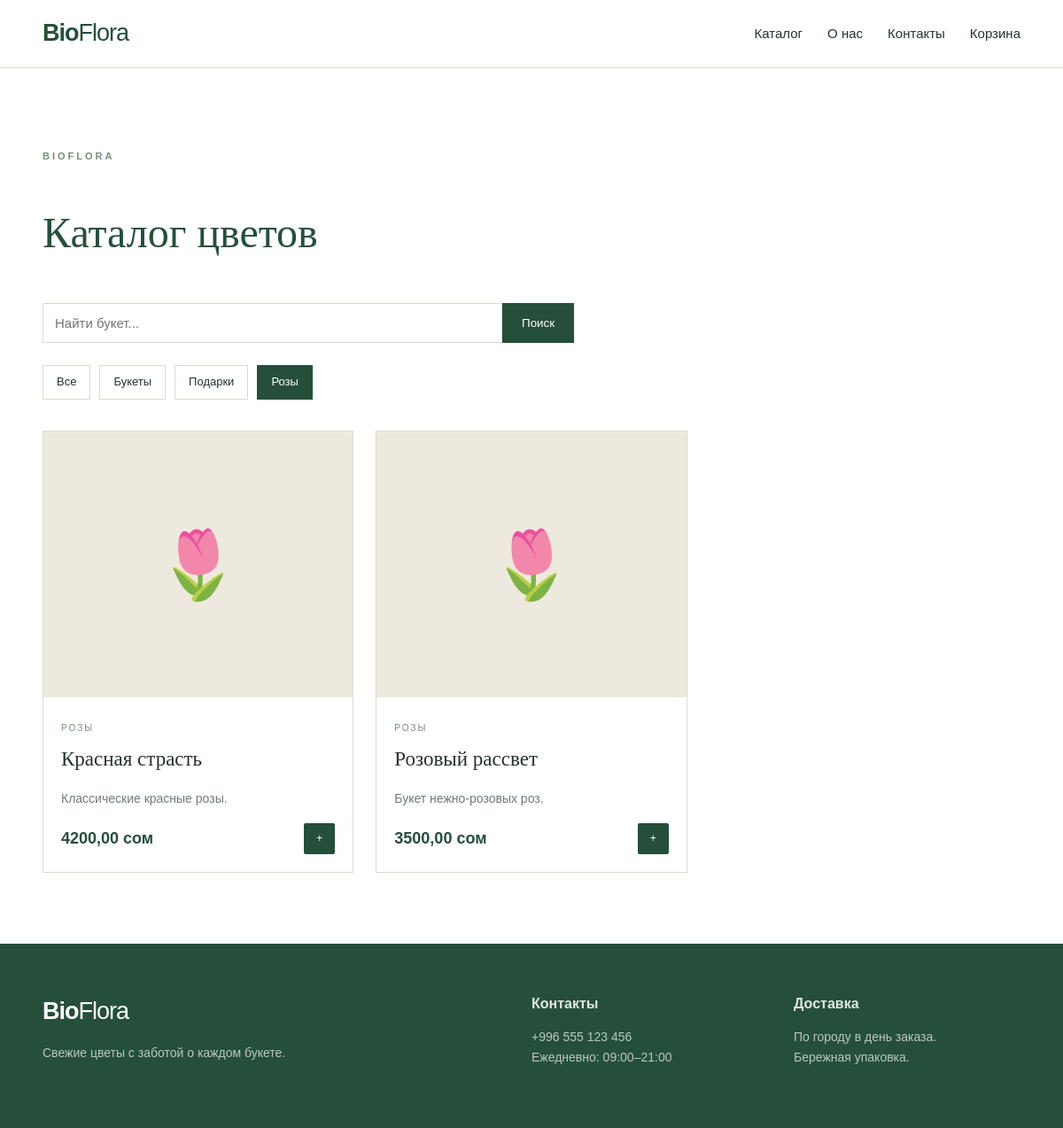
Page /category/розы/ on the committed database.
### shop/models.py (models this page shows, shortened)
class Category(models.Model):
    name = models.CharField("Название", max_length=100, unique=True)
    slug = models.SlugField("URL", max_length=100, unique=True)
    class Meta:
        verbose_name = "Категория"
        verbose_name_plural = "Категории"
        ordering = ["name"]

class Product(models.Model):
    category = models.ForeignKey(
        Category,
        on_delete=models.CASCADE,
        related_name="products",
        verbose_name="Категория"
    )
    name = models.CharField("Название", max_length=200)
    slug = models.SlugField(
        "URL",
        max_length=220,
        unique=True,
        blank=True
    )
    description = models.TextField("Описание")
    price = models.DecimalField(
        "Цена",
        max_digits=10,
        decimal_places=2
    )
    image = models.ImageField(
        "Изображение",
        upload_to="products/",
        blank=True,
        null=True
    )
    is_available = models.BooleanField(
        "В наличии",
        default=True
    )
    created_at = models.DateTimeField(auto_now_add=True)
    class Meta:
        verbose_name = "Товар"
        verbose_name_plural = "Товары"
        ordering = ["-created_at"]
    def get_absolute_url(self):
        return reverse(
            "product_detail",
            args=[self.slug]
        )

### shop/context_processors.py (called while the page is built)
def cart(request):
    data = request.session.get("cart", {})
    count = sum(int(qty) for qty in data.values())
    return {"cart_count": count}

### shop/views.py (called while the page is built)
def catalog(request, slug=None):
    categories = Category.objects.all()
    products = Product.objects.filter(is_available=True).select_related("category")
    current_category = None
    if slug:
        current_category = get_object_or_404(Category, slug=slug)
        products = products.filter(category=current_category)
    query = request.GET.get("q", "").strip()
    if query:
        products = products.filter(Q(name__icontains=query) | Q(description__icontains=query))
    return render(request, "shop/catalog.html", {
        "products": products,
        "categories": categories,
        "current_category": current_category,
        "query": query,
    })

### templates/shop/catalog.html (shortened to what this page needs)
{% extends "base.html" %}
{% block content %}
<section class="section container">
    <div class="catalog-title"><p class="eyebrow">BIOFLORA</p><h1>Каталог цветов</h1></div>
    <form class="search" method="get"><input name="q" value="{{ query }}" placeholder="Найти букет..."><button>Поиск</button></form>
    <div class="categories">
        <a class="{% if not current_category %}active{% endif %}" href="{% url 'catalog' %}">Все</a>
        {% for category in categories %}<a class="{% if current_category == category %}active{% endif %}" href="{% url 'category' category.slug %}">{{ category.name }}</a>{% endfor %}
    </div>
    <div class="products">
    {% for product in products %}
        <article class="card">
            <a href="{{ product.get_absolute_url }}">{% if product.image %}<img src="{{ product.image.url }}" alt="{{ product.name }}">{% else %}<div class="placeholder">🌷</div>{% endif %}</a>
            <div class="card-body"><small>{{ product.category.name }}</small><h3><a href="{{ product.get_absolute_url }}">{{ product.name }}</a></h3><p>{{ product.description|truncatechars:80 }}</p><div class="card-bottom"><strong class="price">{{ product.price }} сом</strong><a class="btn btn-small" href="{% url 'cart_add' product.id %}">+</a></div></div>
        </article>
    {% empty %}<p>Ничего не найдено.</p>{% endfor %}
    </div>
</section>
{% endblock %}

### static/css/style.css (style rules this page uses)
:root { --green: #254f3a; --sage: #718f78; --cream: #f7f4ed; --pink: #e9b6b5; --text: #26332c; --white: #fff; --line: #ddd9cf; }
* { box-sizing: border-box; }
body { margin: 0; font-family: Arial, Helvetica, sans-serif; color: var(--text); background: #fff; line-height: 1.6; }
a { color: inherit; text-decoration: none; }
.container { width: min(1120px, 92%); margin: auto; }
.eyebrow { letter-spacing: 3px; font-size: 11px; font-weight: 700; color: var(--sage); margin-bottom: 12px; }
.btn { display: inline-block; background: var(--green); color: #fff; border: 0; padding: 13px 25px; border-radius: 2px; font-size: 14px; cursor: pointer; }
.btn-small { padding: 8px 14px; font-size: 12px; }
.section { padding: 80px 0; }
.products { display: grid; grid-template-columns: repeat(3, 1fr); gap: 25px; }
.card { border: 1px solid var(--line); background: #fff; }
.card img, .placeholder { display: block; width: 100%; height: 300px; object-fit: cover; }
.placeholder { background: #eee9df; display: flex; align-items: center; justify-content: center; font-size: 75px; }
.card-body { padding: 20px; }
.card-body small, .product-info small { color: var(--sage); text-transform: uppercase; font-size: 10px; letter-spacing: 2px; }
.card h3 { margin: 7px 0; font-family: Georgia, serif; font-size: 23px; font-weight: 400; }
.card p { color: #737b76; font-size: 14px; }
.price { font-size: 18px; color: var(--green); }
.card-bottom { display: flex; justify-content: space-between; align-items: center; margin-top: 16px; }
.catalog-title { margin-bottom: 25px; }
.catalog-title h1, .section h1 { font-family: Georgia, serif; font-size: 48px; font-weight: 400; color: var(--green); }
.search { display: flex; max-width: 600px; margin-bottom: 25px; }
.search input { flex: 1; padding: 13px; border: 1px solid var(--line); font-size: 15px; }
.search button { padding: 0 22px; background: var(--green); color: #fff; border: 0; }
.categories { display: flex; gap: 10px; flex-wrap: wrap; margin-bottom: 35px; }
.categories a { padding: 8px 15px; border: 1px solid var(--line); font-size: 13px; }
.categories a.active { background: var(--green); color: #fff; border-color: var(--green); }

### rows in the picture
Category: name "Букеты"
Category: name "Подарки"
Category: name "Розы"
Product: category.name "РОЗЫ", name "Красная страсть", description "Классические красные розы.", price "4200,00"
Product: category.name "РОЗЫ", name "Розовый рассвет", description "Букет нежно-розовых роз.", price "3500,00"
